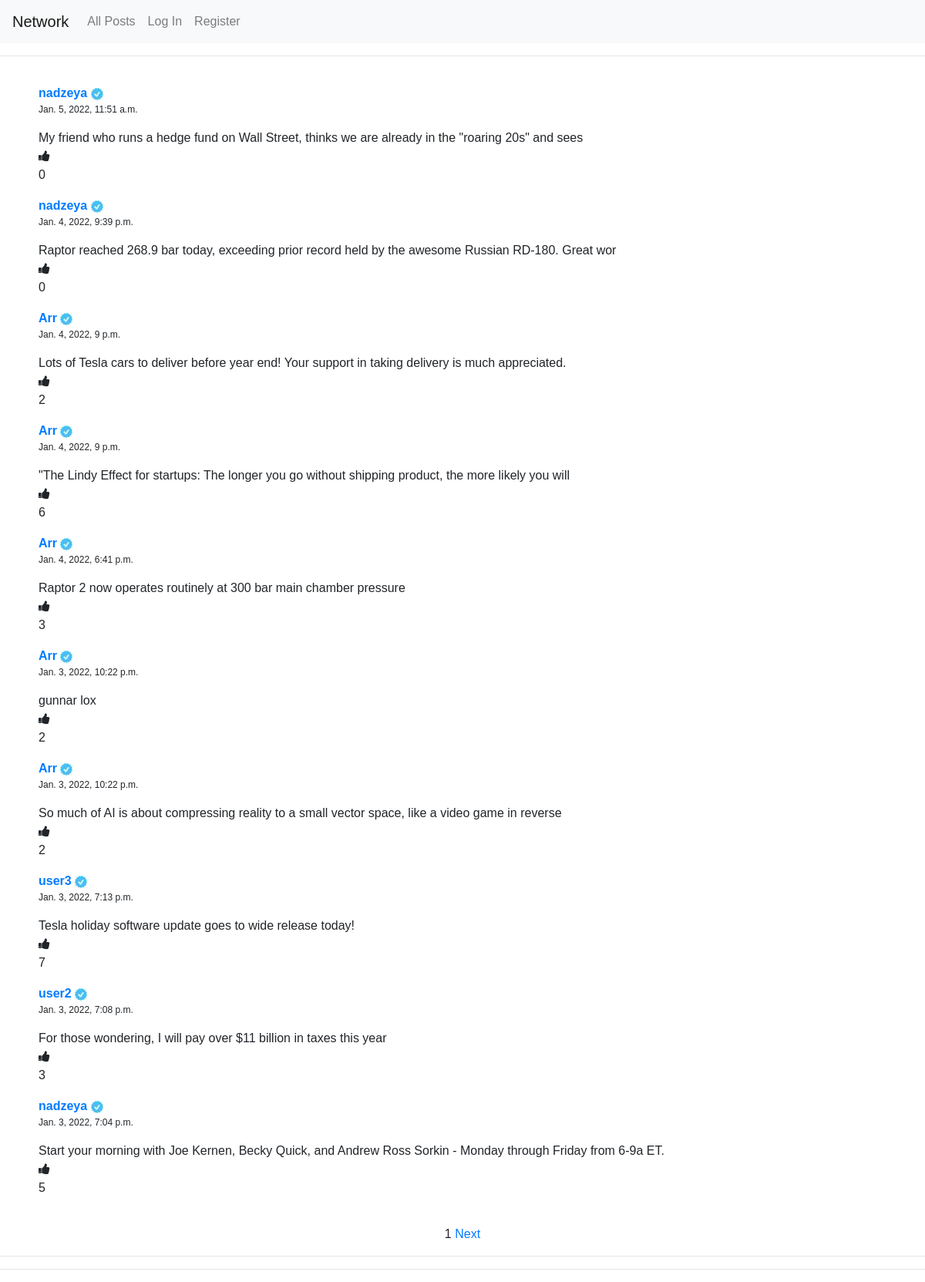
Screenshot of /allposts with the database file from the repository.
### network/models.py (models this page shows, shortened)
class Post(models.Model):
    username = models.ForeignKey(User, on_delete=models.CASCADE)
    text = models.CharField(max_length=100)
    date=models.DateTimeField(auto_now_add=True)
    likes = models.IntegerField( default=0)

class User(AbstractUser):
    pass
    def __str__(self):
        return self.username

### network/views.py (the view)
# urls.py: path("allposts", views.allposts, name="allposts"),
def allposts(request):
    posts = Post.objects.all().order_by('-date')
    posts_json = serializers.serialize("json", posts)
    posts = Post.objects.all().order_by('-date')
    p = Paginator(posts, 10)
    page_number = request.GET.get('page')
    try:
        page_obj = p.get_page(page_number)  # returns the desired page object
    except PageNotAnInteger:
        page_obj = p.page(1)
    except EmptyPage:
        page_obj = p.page(p.num_pages)
    if request.user.is_authenticated:
        user = request.user
        liked=Liked.objects.filter(username=user,liked=True)
        liked_posts=[]
        for i in liked:
          liked_posts.append('likebtn' + str(i.post.id))
        if request.method == "POST":
            form = PostForm(request.POST)
            if form.is_valid():
               instance = form.save(commit=False)
               instance.username = request.user
               instance.save()
               return HttpResponseRedirect('/allposts')
        else:
           form = forms.PostForm()
    else:
      context = {'posts': posts,  'posts_json': posts_json, 'page_obj': page_obj}
      return render(request, 'network/allposts.html', context)
    context={'posts': posts, 'user': user, 'posts_json': posts_json, 'page_obj': page_obj,
                   'liked_posts':liked_posts,
                    'form': form
                   }
    return render(request, 'network/allposts.html',context)

### network/templates/network/allposts.html (shortened to what this page needs)
{% extends "network/layout.html" %}
{% load static %}
{% block body %}
<hr>
<div class="container">
        {% for post in page_obj.object_list %}
    <span class="username"><a href="{% url 'profile' post.username %}">{{post.username}}</a></span>
<img src="{% static 'network/approval-16.jpg' %}" alt="My image">
 <br>
     <p class="date">{{post.date}}</p>
<span  id="edit{{post.id}}" class="text">{{post.text}}</span>
<br>
<i  class="fa fa-thumbs-up"></i><p id="likes{{post.id}}"> {{post.likes}}</p>
         {% endfor %}
    </div>
    <center>
        <span>{{page_obj.number}}</span>
        {%if page_obj.has_next %}
            <a href="?page={{page_obj.next_page_number}}">Next </a>
        {% endif %}
    </center>
<hr>
<hr>
{% endblock %}

### network/templates/network/layout.html (shortened to what this page needs)
{% load static %}
<!DOCTYPE html>
<html lang="en">
    <head>
        <link rel="stylesheet" href="https://cdnjs.cloudflare.com/ajax/libs/font-awesome/4.7.0/css/font-awesome.min.css">
        <link rel="stylesheet" href="https://stackpath.bootstrapcdn.com/bootstrap/4.4.1/css/bootstrap.min.css">
        <link href="{% static 'network/styles.css' %}" rel="stylesheet">
    </head>
    <body>
        <nav class="navbar navbar-expand-lg navbar-light bg-light">
            <a class="navbar-brand" href="#">Network</a>
            <div>
              <ul class="navbar-nav mr-auto">
                <li class="nav-item">
                  <a class="nav-link" href="{% url 'allposts' %}">All Posts</a>
                </li>
                {% if user.is_authenticated %}
                    <li class="nav-item">
                        <a class="nav-link" href="{% url 'following' user.username  %}">Following</a>
                    </li>
                    <li class="nav-item">
                        <a class="nav-link" href="{% url 'logout' %}">Log Out</a>
                    </li>
                {% else %}
                    <li class="nav-item">
                        <a class="nav-link" href="{% url 'login' %}">Log In</a>
                    </li>
                    <li class="nav-item">
                        <a class="nav-link" href="{% url 'register' %}">Register</a>
                    </li>
                {% endif %}
              </ul>
            </div>
          </nav>
        <div class="body">
            {% block body %}
            {% endblock %}
        </div>
    </body>
</html>

### network/static/network/styles.css (style rules this page uses)
body { background-color: white; font-family: inherit; }
.username { font-weight:bold; }
.container { padding: 20px; }
.date { font-size: 12px; }
.text { width: 20px; }

### rows the page displays
Post: username "nadzeya", date "Jan. 5, 2022, 11:51 a.m.", text "My friend who runs a hedge fund on Wall Street, thinks we are already in the \"roaring 20s\" and sees", likes "0"
Post: username "nadzeya", date "Jan. 4, 2022, 9:39 p.m.", text "Raptor reached 268.9 bar today, exceeding prior record held by the awesome Russian RD-180. Great wor", likes "0"
Post: username "Arr", date "Jan. 4, 2022, 9 p.m.", text "Lots of Tesla cars to deliver before year end! Your support in taking delivery is much appreciated.", likes "2"
Post: username "Arr", date "Jan. 4, 2022, 9 p.m.", text "\"The Lindy Effect for startups: The longer you go without shipping product, the more likely you will", likes "6"
Post: username "Arr", date "Jan. 4, 2022, 6:41 p.m.", text "Raptor 2 now operates routinely at 300 bar main chamber pressure", likes "3"
Post: username "Arr", date "Jan. 3, 2022, 10:22 p.m.", text "gunnar lox", likes "2"
Post: username "Arr", date "Jan. 3, 2022, 10:22 p.m.", text "So much of AI is about compressing reality to a small vector space, like a video game in reverse", likes "2"
Post: username "user3", date "Jan. 3, 2022, 7:13 p.m.", text "Tesla holiday software update goes to wide release today!", likes "7"
Post: username "user2", date "Jan. 3, 2022, 7:08 p.m.", text "For those wondering, I will pay over $11 billion in taxes this year", likes "3"
Post: username "nadzeya", date "Jan. 3, 2022, 7:04 p.m.", text "Start your morning with Joe Kernen, Becky Quick, and Andrew Ross Sorkin - Monday through Friday from 6-9a ET.", likes "5"

### other values shown
{{ page_obj.number }} "1"
